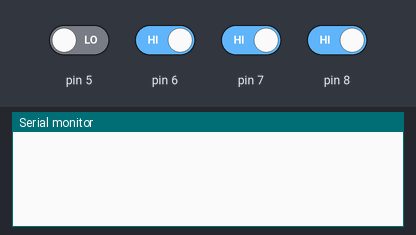
A sketch run on a simulated Arduino Uno, built with avr-gcc and run on an emulated ATmega328P. Shown: the last lines printed to the serial monitor. Inputs (shaded band) come from the test bench; at power-on: pin 6–8 HIGH, pin 5 LOW.

Above: at 1.2 s.
1.3 s: pin 7 driven LOW
At 1.39 s:
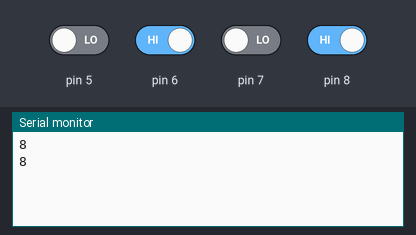
3.2 s: pin 6 driven LOW
At 3.25 s:
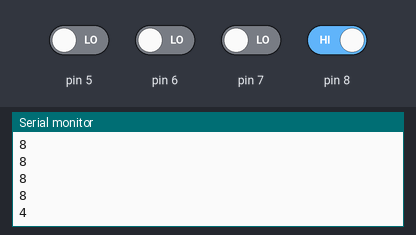
4.7 s: pin 5 driven HIGH
At 4.74 s:
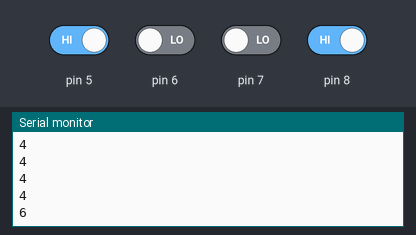
6.2 s: pin 8 driven LOW
At 6.23 s:
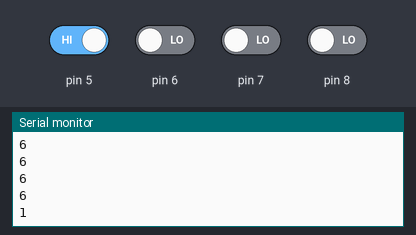
7.7 s: pin 7 driven HIGH
At 7.76 s:
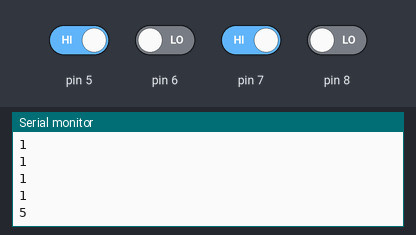
9.2 s: pin 5 driven LOW
At 9.25 s:
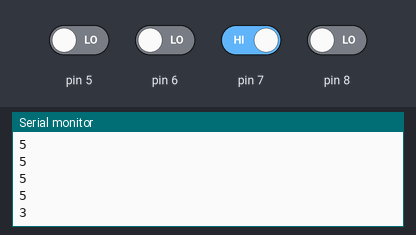
Timing chart, 0 to 11.7 s (numbered marks = the images above; inputs shaded):
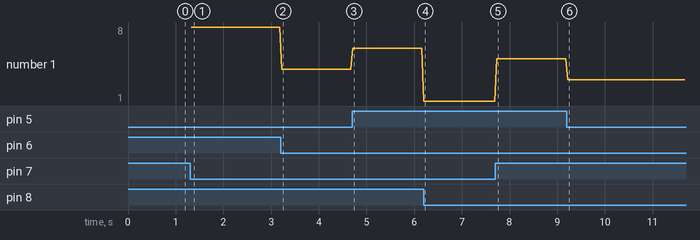

Measured:
- after the input at 1.3 s, the serial monitor: prints a new line at once (image 1)
- after the input at 3.2 s, the serial monitor: prints a new line at once (image 2)
- after the input at 4.7 s, the serial monitor: prints a new line at once (image 3)
- after the input at 6.2 s, the serial monitor: prints a new line at once (image 4)
- after the input at 7.7 s, the serial monitor: prints a new line at once (image 5)
- after the input at 9.2 s, the serial monitor: prints a new line at once (image 6)
- plotted number 1: 8 → 4 after the input at 3.2 s, 4 → 6 after the input at 4.7 s, 6 → 1 after the input at 6.2 s, 1 → 5 after the input at 7.7 s, 5 → 3 after the input at 9.2 s

The sketch:

RemoteControlCar1-MASTER.ino
```cpp
//Master
#include <SoftwareSerial.h>
SoftwareSerial mySerial(2,3);  //建立軟體串列埠腳位 (RX, TX)

int input;
int delaytime = 40;
void setup() {
 Serial.begin(115200);
 mySerial.begin(115200);
 pinMode(5,INPUT);
 pinMode(6,INPUT);
 pinMode(7,INPUT);
 pinMode(8,INPUT);
}

void loop() {
  if(digitalRead(5) == HIGH && digitalRead(6) == LOW && digitalRead(7) == LOW && digitalRead(8) == LOW){
    input = 1;
    mySerial.print(input);
    Serial.println(input);
  }
  else if(digitalRead(6) == HIGH && digitalRead(5) == LOW && digitalRead(7) == LOW && digitalRead(8) == LOW){
    input = 2;
    mySerial.print(input);
    Serial.println(input);
  }
  else if(digitalRead(7) == HIGH && digitalRead(5) == LOW && digitalRead(6) == LOW && digitalRead(8) == LOW){
    input = 3;
    mySerial.print(input);
    Serial.println(input);
  }
  else if(digitalRead(8) == HIGH && digitalRead(5) == LOW && digitalRead(6) == LOW && digitalRead(7) == LOW){
    input = 4;
    mySerial.print(input);
    Serial.println(input);
  }
  else if(digitalRead(5) == HIGH && digitalRead(7) == HIGH && digitalRead(6) == LOW && digitalRead(8) == LOW){
    input = 5;
    mySerial.print(input);
    Serial.println(input);
  }
  else if(digitalRead(5) == HIGH && digitalRead(8) == HIGH && digitalRead(6) == LOW && digitalRead(7) == LOW){
    input = 6;
    mySerial.print(input);
    Serial.println(input);
  }
  else if(digitalRead(6) == HIGH && digitalRead(7) == HIGH && digitalRead(5) == LOW && digitalRead(8) == LOW){
    input = 7;
    mySerial.print(input);
    Serial.println(input);
  }
  else if(digitalRead(6) == HIGH && digitalRead(8) == HIGH && digitalRead(5) == LOW && digitalRead(7) == LOW){
    input = 8;
    mySerial.print(input);
    Serial.println(input);
  }
  else{
    input =0;
    mySerial.print(input);
  }
  delay(delaytime);
}
```
